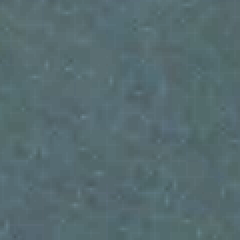
#> input picture data/test/images/jp22_1.0_40.tif, 120 x 120 px, given in place of jp22_1.1_1.png, which was not available (shown 2 times larger); the run also reads 1 picture not shown here
$ python analyze_masks.py
#> lines starting #> are read from the running program, lines starting #| are printed output that depends on the picture; after the words box and inside, x2 and y2 are one past the last pixel; in counts of white or black regions, pixels touching at a corner belong together; pictures that were not available may be replaced by others from this repository, and a replacement may not be noted
import os
import numpy as np
from PIL import Image
import matplotlib.pyplot as plt

def decode_mask_values():
    """Analyze mask encoding to understand the class mapping"""

    # Sample a few masks to understand the encoding
    mask_path = "data/train/masks/jp22_1.1_1.png"
    mask = Image.open(mask_path)
#> mask is the input picture: PIL image 120x120 RGB; mean R, G, B 85.7, 107.4, 111.6
    mask_np = np.array(mask)

    print("Mask Analysis:")
    print(f"Shape: {mask_np.shape}")
#| Shape: (120, 120, 3)
    print(f"Dtype: {mask_np.dtype}")
#| Dtype: uint8
    print(f"Unique values per channel:")

    for i, channel in enumerate(['R', 'G', 'B']):
        unique_vals = np.unique(mask_np[:, :, i])
        print(f"  {channel}: {unique_vals}")
#> this loop made 3 passes
#|   R: [ 72  75  77  80  82  85  87  90  92  95  97 100 102 105 107]
#|   G: [ 88  91  95  98 101 104 107 110 113 116 119 122 125 128 131]
#|   B: [ 96 100 103 107 110 114 117 121 124 128 131 135 138 142]

    # Check if all channels are identical
    r_channel = mask_np[:, :, 0]
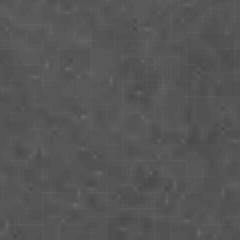
#> r_channel: shape (120, 120) (shown 2 times larger); min 72, max 107, mean 85.7
    g_channel = mask_np[:, :, 1]
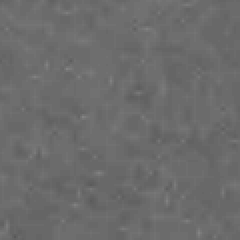
#> g_channel: shape (120, 120) (shown 2 times larger); min 88, max 131, mean 107.4
    b_channel = mask_np[:, :, 2]

    print(f"\nChannel comparison:")
    print(f"R==G: {np.array_equal(r_channel, g_channel)}")
#| R==G: False
    print(f"G==B: {np.array_equal(g_channel, b_channel)}")
#| G==B: False
    print(f"R==B: {np.array_equal(r_channel, b_channel)}")
#| R==B: False

    # Take just one channel (since they seem identical)
    mask_single = r_channel
    unique_classes = np.unique(mask_single)
#> unique_classes = [72, 75, 77, 80, 82, 85, 87, 90, 92, 95, 97, 100, 102, 105, 107]
    print(f"\nUnique class values: {unique_classes}")
#| Unique class values: [ 72  75  77  80  82  85  87  90  92  95  97 100 102 105 107]

    # Map to class labels based on typical CVAT export
    # Common mapping:
    # 40 (dark) -> Background/Other
    # 120 (medium) -> Built-up/Vegetation
    # 240 (bright) -> Target class (Slums)

    class_mapping = {
        40: 0,   # Background/Other classes
        120: 0,  # Non-slum classes
        240: 1   # Slum class (target)
    }

    print(f"\nProposed class mapping for binary segmentation:")
    for original, binary in class_mapping.items():
        pixel_count = np.sum(mask_single == original)
        percentage = (pixel_count / mask_single.size) * 100
        class_name = "SLUM" if binary == 1 else "NON-SLUM"
        print(f"  {original} -> {binary} ({class_name}): {pixel_count} pixels ({percentage:.1f}%)")

    # Create binary mask
    binary_mask = np.zeros_like(mask_single)
    for original, binary in class_mapping.items():
        binary_mask[mask_single == original] = binary

    # Visualize
    fig, axes = plt.subplots(1, 3, figsize=(15, 5))

    # Original image
    img_path = "data/train/images/jp22_1.1_1.tif"
    img = Image.open(img_path)
    axes[0].imshow(img)
    axes[0].set_title("Original RGB Image")
    axes[0].axis('off')

    # Original mask (single channel)
    im1 = axes[1].imshow(mask_single, cmap='viridis')
    axes[1].set_title("Original Mask Values")
    axes[1].axis('off')
    plt.colorbar(im1, ax=axes[1])

    # Binary mask
    im2 = axes[2].imshow(binary_mask, cmap='gray')
    axes[2].set_title("Binary Slum Mask")
    axes[2].axis('off')
    plt.colorbar(im2, ax=axes[2])

    plt.tight_layout()
    plt.savefig('mask_analysis.png', dpi=150, bbox_inches='tight')
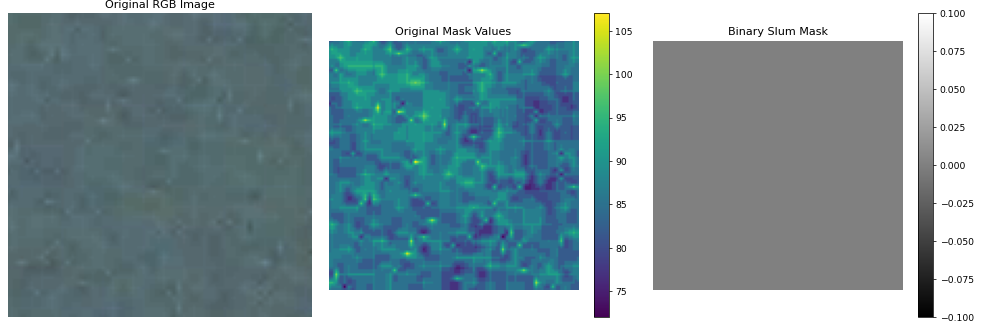
#> figure drawn by matplotlib, 5 panels
    plt.show()

    return class_mapping

def analyze_class_distribution(class_mapping, num_samples=500):
    """Analyze class distribution across the dataset"""
#> called with num_samples = 500

    print(f"\n{'='*50}")
    print("CLASS DISTRIBUTION ANALYSIS")
    print(f"{'='*50}")

    splits = ['train', 'val', 'test']

    for split in splits:
        print(f"\n--- {split.upper()} SET ---")
        mask_dir = f"data/{split}/masks"
        mask_files = [f for f in os.listdir(mask_dir) if f.endswith('.png')]

        # Sample masks for analysis
        sample_size = min(num_samples, len(mask_files))
        sample_files = mask_files[:sample_size]

        total_pixels = 0
        slum_pixels = 0

        for mask_file in sample_files:
            mask_path = os.path.join(mask_dir, mask_file)
            mask = np.array(Image.open(mask_path))
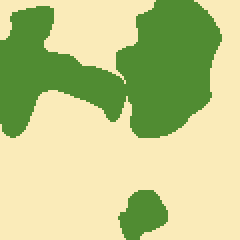
#> input picture data/test/masks/tile_1.87_35.png, 120 x 120 px, found by its file name (shown 2 times larger)
#> mask is the input picture: shape (120, 120, 3); mean R, G, B 190.2, 201.6, 137.5

            # Take first channel only
            mask_single = mask[:, :, 0]
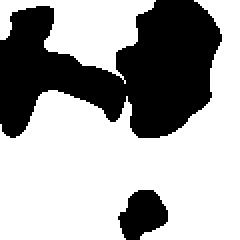
#> mask_single: shape (120, 120) (shown 2 times larger); values 80 (black) and 250 (white), 64.8% white; 2 black regions, box (x1, y1, x2, y2) and area: (0, 0, 111, 69) 4635, (59, 95, 84, 120) 429

            # Convert to binary
            binary_mask = np.zeros_like(mask_single)
            for original, binary in class_mapping.items():
                binary_mask[mask_single == original] = binary

            total_pixels += binary_mask.size
            slum_pixels += np.sum(binary_mask == 1)

        slum_percentage = (slum_pixels / total_pixels) * 100
        non_slum_percentage = 100 - slum_percentage

        print(f"Analyzed {sample_size} masks:")
        print(f"  Total pixels: {total_pixels:,}")
        print(f"  Slum pixels: {slum_pixels:,} ({slum_percentage:.2f}%)")
        print(f"  Non-slum pixels: {total_pixels - slum_pixels:,} ({non_slum_percentage:.2f}%)")
        print(f"  Class imbalance ratio: 1:{(total_pixels - slum_pixels)/slum_pixels:.1f}")

if __name__ == "__main__":
    class_mapping = decode_mask_values()
    analyze_class_distribution(class_mapping)
